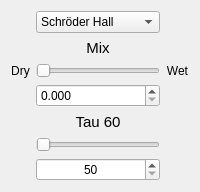
                <widget class="QWidget" name="page_3L_hall">
                 <layout class="QVBoxLayout" name="verticalLayout_33">
                  <item>
                   <layout class="QGridLayout" name="gridLayout_2">
                    <item row="1" column="1">
                     <widget class="QLabel" name="label_34">
                      <property name="font">
                       <font>
                        <pointsize>11</pointsize>
                       </font>
                      </property>
                      <property name="text">
                       <string>Mix</string>
                      </property>
                      <property name="alignment">
                       <set>Qt::AlignBottom|Qt::AlignHCenter</set>
                      </property>
                     </widget>
                    </item>
                    <item row="2" column="0">
                     <widget class="QLabel" name="label_36">
                      <property name="text">
                       <string>Dry</string>
                      </property>
                      <property name="alignment">
                       <set>Qt::AlignCenter</set>
                      </property>
                     </widget>
                    </item>
                    <item row="5" column="1">
                     <widget class="QSlider" name="horizontalSlider_3L_hall_tau60">
                      <property name="minimum">
                       <number>50</number>
                      </property>
                      <property name="maximum">
                       <number>2000</number>
                      </property>
                      <property name="orientation">
                       <enum>Qt::Horizontal</enum>
                      </property>
                     </widget>
                    </item>
                    <item row="2" column="2">
                     <widget class="QLabel" name="label_37">
                      <property name="text">
                       <string>Wet</string>
                      </property>
                      <property name="alignment">
                       <set>Qt::AlignCenter</set>
                      </property>
                     </widget>
                    </item>
                    <item row="0" column="1">
                     <widget class="QComboBox" name="comboBox_3L_hall_auswahl">
                      <item>
                       <property name="text">
                        <string>Schröder Hall</string>
                       </property>
                      </item>
                      <item>
                       <property name="text">
                        <string>andrer Hall</string>
                       </property>
                      </item>
                     </widget>
                    </item>
                    <item row="4" column="1">
                     <widget class="QLabel" name="label_32">
                      <property name="font">
                       <font>
                        <pointsize>11</pointsize>
                       </font>
                      </property>
                      <property name="text">
                       <string>Tau 60</string>
                      </property>
                      <property name="alignment">
                       <set>Qt::AlignBottom|Qt::AlignHCenter</set>
                      </property>
                     </widget>
                    </item>
                    <item row="6" column="1">
                     <widget class="QSpinBox" name="spinBox_3L_hall_showTau60">
                      <property name="alignment">
                       <set>Qt::AlignCenter</set>
                      </property>
                      <property name="minimum">
                       <number>50</number>
                      </property>
                      <property name="maximum">
                       <number>2000</number>
                      </property>
                      <property name="displayIntegerBase">
                       <number>10</number>
                      </property>
                     </widget>
                    </item>
                    <item row="2" column="1">
                     <widget class="QSlider" name="horizontalSlider_3L_hall_mix">
                      <property name="maximum">
                       <number>1000</number>
                      </property>
                      <property name="orientation">
                       <enum>Qt::Horizontal</enum>
                      </property>
                     </widget>
                    </item>
                    <item row="3" column="1">
                     <widget class="QDoubleSpinBox" name="doubleSpinBox_3L_hall_showMix">
                      <property name="decimals">
                       <number>3</number>
                      </property>
                      <property name="maximum">
                       <double>1.000000000000000</double>
                      </property>
                      <property name="singleStep">
                       <double>0.001000000000000</double>
                      </property>
                     </widget>
                    </item>
                   </layout>
                  </item>
                 </layout>
                </widget>
